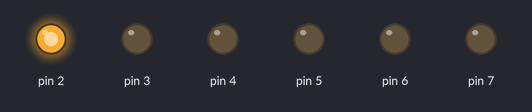
Recording of a sketch running on a simulated Arduino Uno, built with avr-gcc and run on an emulated ATmega328P. Parts: output pins drawn as LEDs (lit = HIGH).

Above: at 0.1 s.
At 0.6 s:
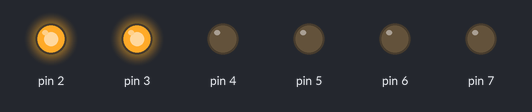
At 1.1 s:
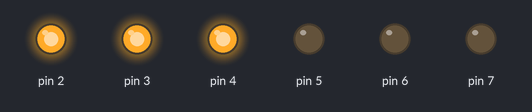
At 1.6 s:
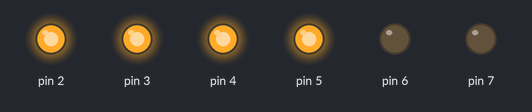
At 2.1 s:
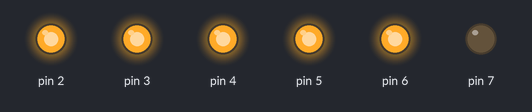
At 2.6 s:
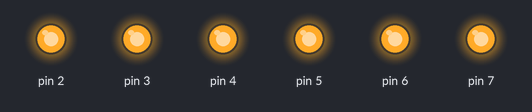
Timing chart, 0 to 4.1 s (numbered marks = the images above):
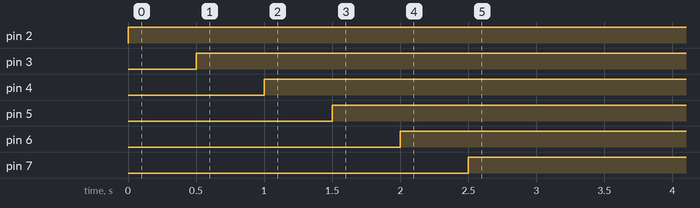

Measured:
- by itself, pin 2: LOW → HIGH at 0.00 s
- by itself, pin 3: LOW → HIGH at 0.50 s
- by itself, pin 4: LOW → HIGH at 1.0 s
- by itself, pin 5: LOW → HIGH at 1.5 s
- by itself, pin 6: LOW → HIGH at 2.0 s
- by itself, pin 7: LOW → HIGH at 2.5 s

The sketch:

sketch_jan30a.ino
```cpp
void setup() {
  for(int x=2; x<=7; x++){
    pinMode(x,OUTPUT);
  }
}

void loop() {
  for(int x=2; x<=7;x++){
    digitalWrite(x,HIGH);
    delay(500);
  }

  for(int x=7;x>=2; x--){
    digitalWrite(x,HIGH);
    delay(500);
  }
  delay(1000);
}
```
